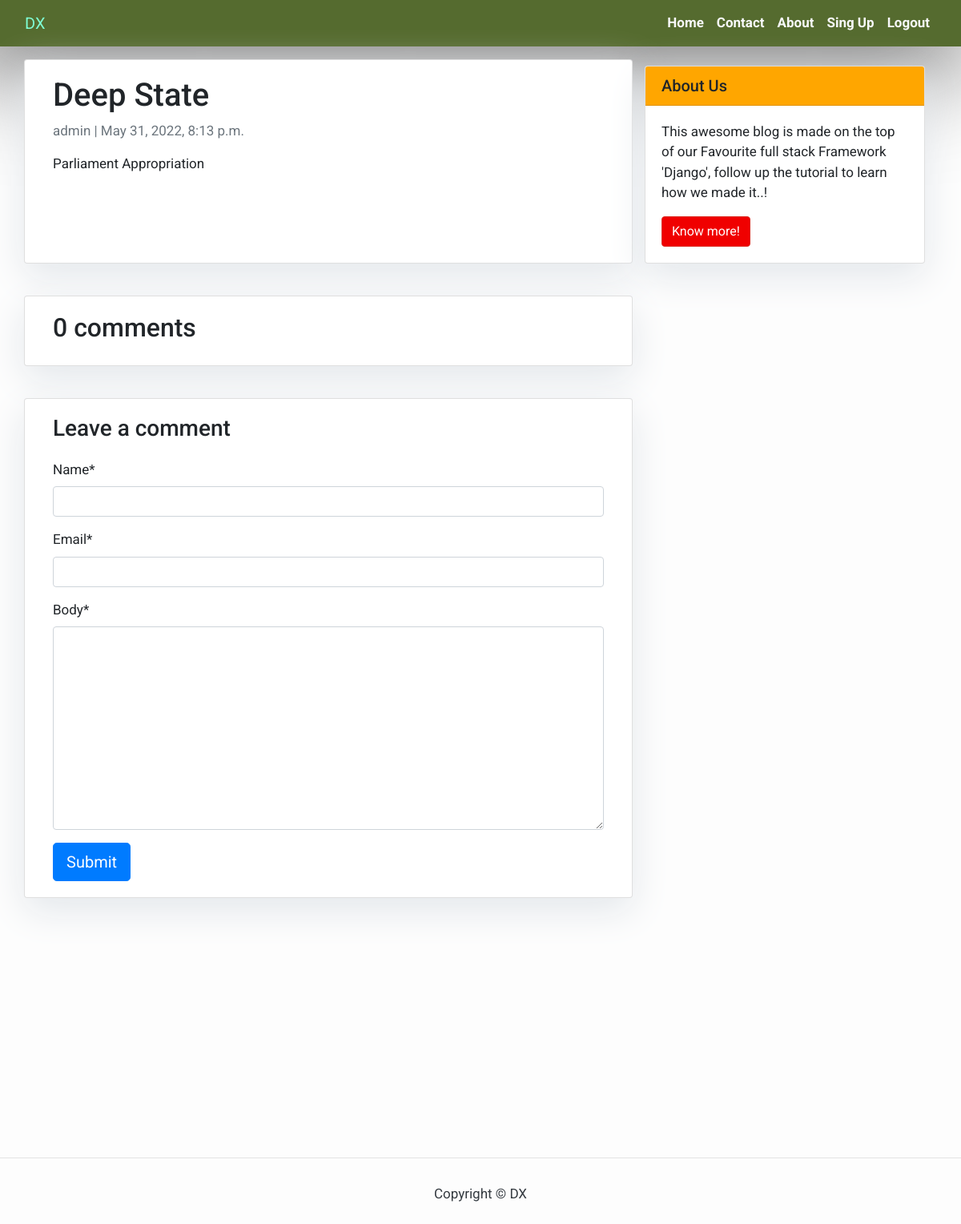
The app's page /post/my-first-blog/ (signed in) with its own data.
### blog/models.py (models this page shows, shortened)
class Post(models.Model):
    title = models.CharField(max_length=100, unique=True)
    slug = models.SlugField(max_length=200, unique=True)
    author = models.ForeignKey(User, on_delete=models.CASCADE, related_name='blog_posts')
    updated_on = models.DateTimeField(auto_now=True)
    content = models.TextField(max_length=100000)
    created_on = models.DateTimeField(auto_now_add=True)
    status = models.IntegerField(choices=STATUS, default=0)
    class Meta:
        ordering = ['-created_on']

### blog/views.py (the view)
# urls.py: path('<slug:slug>/', views.post_detail, name='post_detail'),
@login_required
def post_detail(request, slug):
    template_name = 'blog/detail.html'
    post = get_object_or_404(Post, slug=slug)
    comments = post.comments.filter(active = True)
    new_comment = None
    if request.method == 'POST':
        comment_form = CommentForm(data=request.POST)
        if comment_form.is_valid():
            new_comment = comment_form.save(commit=False)
            new_comment.post = post
            new_comment.save()
    else:
         comment_form = CommentForm()
    return render(request, template_name, {'post':post, 'comments':comments, 'new_comment':new_comment, 'comment_form':comment_form })

### blog/forms.py
class CommentForm(forms.ModelForm):
    class Meta:
        model = Comment
        fields = ['name', 'email', 'body']

### blog/templates/blog/detail.html (shortened to what this page needs)
{% extends 'blog/base.html' %} {% block content %}
<div class="container">
  <div class="row">
    <div class="col-md-8 card mb-4  mt-3 left  top">
      <div class="card-body">
        <h1>{% block title %} {{ post.title }} {% endblock title %}</h1>
        <p class=" text-muted">{{ post.author }} | {{ post.created_on }}</p>
        <p class="card-text ">{{ post.content | safe }}</p>
      </div>
    </div>
    {% block sidebar %} {% include 'blog/sidebar.html' %} {% endblock sidebar %}
    <div class="col-md-8 card mb-4  mt-3 ">
      <div class="card-body">
        <h2>{{ comments.count }} comments</h2>
      </div>
    </div>
    <div class="col-md-8 card mb-4  mt-3 ">
      <div class="card-body">
        {% if new_comment %}
        <div class="alert alert-success" role="alert">
          Your comment is awaiting moderation
        </div>
        {% else %}
        <h3>Leave a comment</h3>
        {% load crispy_forms_tags %}
        <form method="post" style="margin-top: 1.3em;">
          {{ comment_form | crispy }}
          <button type="submit" class="btn btn-primary  btn-lg">Submit</button>
        </form>
        {% endif %}
      </div>
    </div>
  </div>
</div>
{% endblock content %}

### blog/static/blog/styles.css (style rules this page uses)
body { font-family: "Roboto", sans-serif; font-size: 17px; background-color: #fdfdfd; }
.card { margin-top: 100px; }

### blog/templates/blog/sidebar.html (style rules this page uses)
.card { box-shadow: 0 16px 48px #E3E7EB; }

### records on screen
Post: title "Deep State", author "admin", created_on "May 31, 2022, 8:13 p.m.", content "Parliament Appropriation"

### other values on screen
{{ comments.count }} "0"
